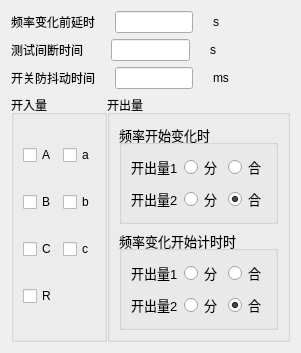
       <widget class="QWidget" name="tab_sycs">
        <attribute name="title">
         <string>试验参数</string>
        </attribute>
        <layout class="QVBoxLayout" name="verticalLayout_18">
         <item>
          <layout class="QVBoxLayout" name="verticalLayout_3" stretch="1,1,1">
           <item>
            <layout class="QHBoxLayout" name="horizontalLayout_3" stretch="1,1,1">
             <property name="spacing">
              <number>20</number>
             </property>
             <item>
              <widget class="QLabel" name="label_2">
               <property name="text">
                <string>频率变化前延时</string>
               </property>
              </widget>
             </item>
             <item>
              <widget class="QLineEdit" name="lineEdit"/>
             </item>
             <item>
              <widget class="QLabel" name="label_3">
               <property name="text">
                <string>s</string>
               </property>
              </widget>
             </item>
            </layout>
           </item>
           <item>
            <layout class="QHBoxLayout" name="horizontalLayout_4" stretch="1,1,1">
             <property name="spacing">
              <number>20</number>
             </property>
             <item>
              <widget class="QLabel" name="label_4">
               <property name="text">
                <string>测试间断时间</string>
               </property>
              </widget>
             </item>
             <item>
              <widget class="QLineEdit" name="lineEdit_2"/>
             </item>
             <item>
              <widget class="QLabel" name="label_5">
               <property name="text">
                <string>s</string>
               </property>
              </widget>
             </item>
            </layout>
           </item>
           <item>
            <layout class="QHBoxLayout" name="horizontalLayout_5" stretch="1,1,1">
             <property name="spacing">
              <number>20</number>
             </property>
             <item>
              <widget class="QLabel" name="label_6">
               <property name="text">
                <string>开关防抖动时间</string>
               </property>
              </widget>
             </item>
             <item>
              <widget class="QLineEdit" name="lineEdit_3"/>
             </item>
             <item>
              <widget class="QLabel" name="label_7">
               <property name="text">
                <string>ms</string>
               </property>
              </widget>
             </item>
            </layout>
           </item>
          </layout>
         </item>
         <item>
          <layout class="QHBoxLayout" name="horizontalLayout_6" stretch="1,1">
           <property name="spacing">
            <number>0</number>
           </property>
           <item>
            <widget class="QGroupBox" name="groupBox_2">
             <property name="title">
              <string>开入量</string>
             </property>
             <layout class="QGridLayout" name="gridLayout">
              <item row="0" column="0">
               <widget class="QCheckBox" name="checkBox_7">
                <property name="text">
                 <string>A</string>
                </property>
               </widget>
              </item>
              <item row="0" column="1">
               <widget class="QCheckBox" name="checkBox_8">
                <property name="text">
                 <string>a</string>
                </property>
               </widget>
              </item>
              <item row="1" column="0">
               <widget class="QCheckBox" name="checkBox_9">
                <property name="text">
                 <string>B</string>
                </property>
               </widget>
              </item>
              <item row="1" column="1">
               <widget class="QCheckBox" name="checkBox_10">
                <property name="text">
                 <string>b</string>
                </property>
               </widget>
              </item>
              <item row="2" column="0">
               <widget class="QCheckBox" name="checkBox_11">
                <property name="text">
                 <string>C</string>
                </property>
               </widget>
              </item>
              <item row="2" column="1">
               <widget class="QCheckBox" name="checkBox_12">
                <property name="text">
                 <string>c</string>
                </property>
               </widget>
              </item>
              <item row="3" column="0">
               <widget class="QCheckBox" name="checkBox_13">
                <property name="text">
                 <string>R</string>
                </property>
               </widget>
              </item>
             </layout>
            </widget>
           </item>
           <item>
            <widget class="QGroupBox" name="groupBox_3">
             <property name="title">
              <string>开出量</string>
             </property>
             <layout class="QVBoxLayout" name="verticalLayout_6">
              <item>
               <widget class="QGroupBox" name="groupBox_4">
                <property name="font">
                 <font>
                  <pointsize>10</pointsize>
                  <bold>false</bold>
                 </font>
                </property>
                <property name="title">
                 <string>频率开始变化时</string>
                </property>
                <layout class="QVBoxLayout" name="verticalLayout_4">
                 <item>
                  <layout class="QHBoxLayout" name="horizontalLayout_7">
                   <item>
                    <widget class="QLabel" name="label_8">
                     <property name="text">
                      <string>开出量1</string>
                     </property>
                    </widget>
                   </item>
                   <item>
                    <widget class="QRadioButton" name="radioButton">
                     <property name="text">
                      <string>分</string>
                     </property>
                     <property name="checked">
                      <bool>true</bool>
                     </property>
                    </widget>
                   </item>
                   <item>
                    <widget class="QRadioButton" name="radioButton_2">
                     <property name="text">
                      <string>合</string>
                     </property>
                    </widget>
                   </item>
                  </layout>
                 </item>
                 <item>
                  <layout class="QHBoxLayout" name="horizontalLayout_8">
                   <item>
                    <widget class="QLabel" name="label_9">
                     <property name="text">
                      <string>开出量2</string>
                     </property>
                    </widget>
                   </item>
                   <item>
                    <widget class="QRadioButton" name="radioButton_3">
                     <property name="text">
                      <string>分</string>
                     </property>
                    </widget>
                   </item>
                   <item>
                    <widget class="QRadioButton" name="radioButton_4">
                     <property name="text">
                      <string>合</string>
                     </property>
                     <property name="checked">
                      <bool>true</bool>
                     </property>
                    </widget>
                   </item>
                  </layout>
                 </item>
                </layout>
               </widget>
              </item>
              <item>
               <widget class="QGroupBox" name="groupBox_5">
                <property name="font">
                 <font>
                  <pointsize>10</pointsize>
                  <bold>false</bold>
                 </font>
                </property>
                <property name="title">
                 <string>频率变化开始计时时</string>
                </property>
                <layout class="QVBoxLayout" name="verticalLayout_5">
                 <item>
                  <layout class="QHBoxLayout" name="horizontalLayout_9">
                   <item>
                    <widget class="QLabel" name="label_10">
                     <property name="text">
                      <string>开出量1</string>
                     </property>
                    </widget>
                   </item>
                   <item>
                    <widget class="QRadioButton" name="radioButton_5">
                     <property name="text">
                      <string>分</string>
                     </property>
                     <property name="checked">
                      <bool>true</bool>
                     </property>
                    </widget>
                   </item>
                   <item>
                    <widget class="QRadioButton" name="radioButton_6">
                     <property name="text">
                      <string>合</string>
                     </property>
                    </widget>
                   </item>
                  </layout>
                 </item>
                 <item>
                  <layout class="QHBoxLayout" name="horizontalLayout_10">
                   <item>
                    <widget class="QLabel" name="label_11">
                     <property name="text">
                      <string>开出量2</string>
                     </property>
                    </widget>
                   </item>
                   <item>
                    <widget class="QRadioButton" name="radioButton_7">
                     <property name="text">
                      <string>分</string>
                     </property>
                    </widget>
                   </item>
                   <item>
                    <widget class="QRadioButton" name="radioButton_8">
                     <property name="text">
                      <string>合</string>
                     </property>
                     <property name="checked">
                      <bool>true</bool>
                     </property>
                    </widget>
                   </item>
                  </layout>
                 </item>
                </layout>
               </widget>
              </item>
             </layout>
            </widget>
           </item>
          </layout>
         </item>
        </layout>
       </widget>
